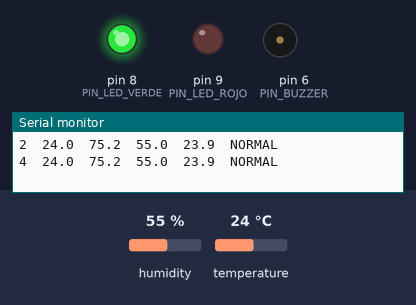
Simulated run of this sketch. Board: Arduino Uno, built with avr-gcc and run on an emulated ATmega328P. Shown: output pins drawn as LEDs (lit = HIGH), buzzer (waves = sounding), the last lines printed to the serial monitor. Inputs (shaded band) come from the test bench; at power-on: humidity 55 %, temperature 24 °C.

Above: at 4.8 s.
4.9 s: humidity set to 79 %
7.9 s: humidity set to 82 %
At 8.6 s:
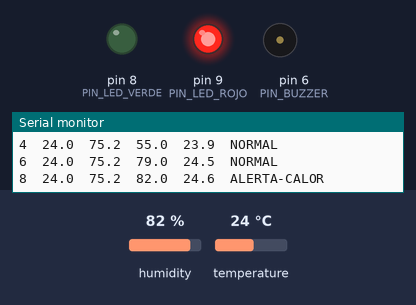
13.5 s: humidity set to 22 %
At 15.1 s:
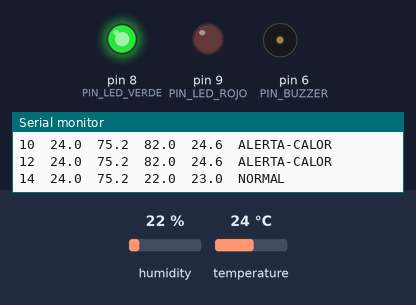
16.5 s: temperature set to 29.5 °C
19.5 s: temperature set to 30.4 °C
At 21.7 s:
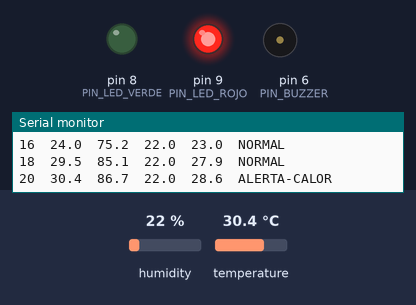
25.7 s: temperature set to 12 °C
At 27.0 s:
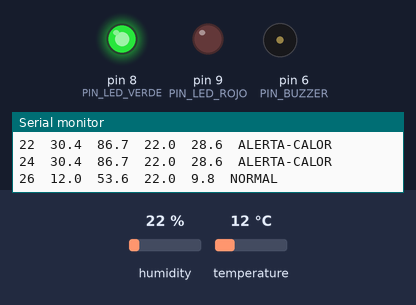
Timing chart, 0 to 28.7 s (numbered marks = the images above; inputs shaded):
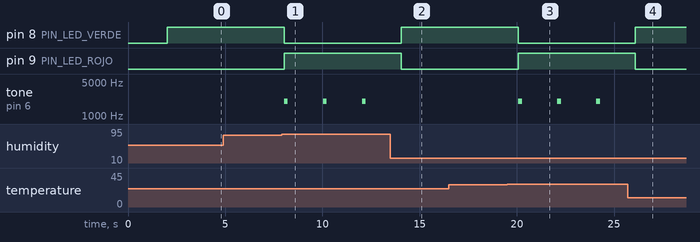

The sketch:

sketch.ino
```cpp
// Lab05 DHT22 Basico.ino
#include "DHT.h"

#define PIN_DHT    7
#define TIPO_DHT    DHT22
#define PIN_LED_VERDE 8
#define PIN_LED_ROJO  9
#define PIN_BUZZER   6

DHT dht(PIN_DHT, TIPO_DHT);

const float TEMP_ALTA = 30.0;
const float TEMP_BAJA = 10.0;
const float HUM_ALTA = 80.0;

void setup() {
    Serial.begin(9600);
    dht.begin();
    pinMode(PIN_LED_VERDE, OUTPUT);
    pinMode(PIN_LED_ROJO, OUTPUT);
    Serial.println("Tiempo(s)\tTemp(C)\tTemp(F)\tHumedad\tHeatIdx\tEstado");
}

void loop() {
    delay(2000);

    float humedad = dht.readHumidity();
    float temp_c = dht.readTemperature();
    float temp_f = dht.readTemperature(true);

    if (isnan(humedad) || isnan(temp_c)) {
        Serial.println("ERROR: Fallo en lectura DHT22");
        digitalWrite(PIN_LED_ROJO, HIGH);
        return;
    }

    float heat_idx = dht.computeHeatIndex(temp_c, humedad, false);

    String estado;
    if (temp_c > TEMP_ALTA || humedad > HUM_ALTA) {
        estado = "ALERTA-CALOR";
        digitalWrite(PIN_LED_ROJO, HIGH);
        digitalWrite(PIN_LED_VERDE, LOW);
        tone(PIN_BUZZER, 2000, 200);
    } else if (temp_c < TEMP_BAJA) {
        estado = "ALERTA-FRIO";
        digitalWrite(PIN_LED_ROJO, HIGH);
        digitalWrite(PIN_LED_VERDE, LOW);
        tone(PIN_BUZZER, 500, 500);
    } else {
        estado = "NORMAL";
        digitalWrite(PIN_LED_VERDE, HIGH);
        digitalWrite(PIN_LED_ROJO, LOW);
        noTone(PIN_BUZZER);
    }

    Serial.print(millis() / 1000); Serial.print('\t');
    Serial.print(temp_c, 1); Serial.print('\t');
    Serial.print(temp_f, 1); Serial.print('\t');
    Serial.print(humedad, 1); Serial.print('\t');
    Serial.print(heat_idx, 1); Serial.print('\t');
    Serial.println(estado);
}
```

Measured:
- the behaviour switches between 80 and 81 % on humidity (found by bisection; images 0 and 1)
- the behaviour switches between 30 and 30.1 °C on temperature (found by bisection; images 2 and 3)
- after the input at 7.9 s, pin 8 (PIN_LED_VERDE): HIGH → LOW after 0.13 s; pin 9 (PIN_LED_ROJO): LOW → HIGH after 0.13 s; tone on pin 6 (PIN_BUZZER): alternates 2000 Hz for 0.20 s and silent for 1.8 s, starting after 0.13 s
- after the input at 13.5 s, pin 8 (PIN_LED_VERDE): LOW → HIGH after 0.55 s; pin 9 (PIN_LED_ROJO): HIGH → LOW after 0.55 s; tone on pin 6 (PIN_BUZZER): stops changing and stays silent
- after the input at 19.5 s, pin 8 (PIN_LED_VERDE): HIGH → LOW after 0.57 s; pin 9 (PIN_LED_ROJO): LOW → HIGH after 0.57 s; tone on pin 6 (PIN_BUZZER): alternates 2000 Hz for 0.20 s and silent for 1.8 s, starting after 0.57 s
- after the input at 25.7 s, pin 8 (PIN_LED_VERDE): LOW → HIGH after 0.39 s; pin 9 (PIN_LED_ROJO): HIGH → LOW after 0.39 s; tone on pin 6 (PIN_BUZZER): stops changing and stays silent
